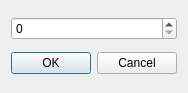
<?xml version="1.0" encoding="UTF-8"?>
<ui version="4.0">
 <class>AddressDialog</class>
 <widget class="QDialog" name="AddressDialog">
  <property name="geometry">
   <rect>
    <x>0</x>
    <y>0</y>
    <width>186</width>
    <height>93</height>
   </rect>
  </property>
  <property name="windowTitle">
   <string>Dialog</string>
  </property>
  <layout class="QGridLayout" name="gridLayout">
   <item row="0" column="0">
    <widget class="QSpinBox" name="spinAddress">
     <property name="maximum">
      <number>16777215</number>
     </property>
     <property name="displayIntegerBase">
      <number>16</number>
     </property>
    </widget>
   </item>
   <item row="1" column="0">
    <widget class="QDialogButtonBox" name="buttonBox">
     <property name="orientation">
      <enum>Qt::Horizontal</enum>
     </property>
     <property name="standardButtons">
      <set>QDialogButtonBox::Cancel|QDialogButtonBox::Ok</set>
     </property>
    </widget>
   </item>
  </layout>
 </widget>
 <resources/>
 <connections>
  <connection>
   <sender>buttonBox</sender>
   <signal>accepted()</signal>
   <receiver>AddressDialog</receiver>
   <slot>accept()</slot>
   <hints>
    <hint type="sourcelabel">
     <x>248</x>
     <y>254</y>
    </hint>
    <hint type="destinationlabel">
     <x>157</x>
     <y>274</y>
    </hint>
   </hints>
  </connection>
  <connection>
   <sender>buttonBox</sender>
   <signal>rejected()</signal>
   <receiver>AddressDialog</receiver>
   <slot>reject()</slot>
   <hints>
    <hint type="sourcelabel">
     <x>316</x>
     <y>260</y>
    </hint>
    <hint type="destinationlabel">
     <x>286</x>
     <y>274</y>
    </hint>
   </hints>
  </connection>
 </connections>
</ui>
